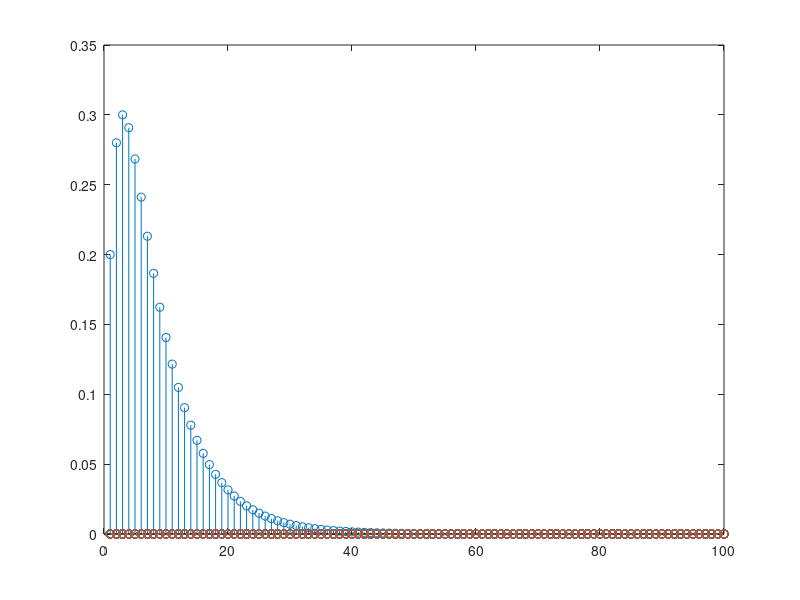

MATLAB code for this plot: (Note: this script raises an error after producing the figure.)
%a)
T = [0.8 0 0 0.3 0; 0.2 0.6 0 0.2 0; 0 0.3 1 0 0; 0 0.1 0 0.4 0; 0 0 0 0.1 1];

%b)
x0 = [1;0;0;0;0];
y = zeros(100);
x = 1:100;
for i = 1 : 100
    v = T^i * x0 ;
    y(i) = v(2,1);
end

stem(x,y);

%c)
x0 = [1;0;0;0;0];
y1 = zeros(100);
x1 = 1:100;
y2 = zeros(100);
for i = 1 : 100
    v = T^i * x0 ;  
    y1(i) = v(3,1);
    y2(i) = v(5,1);
end

nexttile
plot(x,y1)
title('Plot 1')

% Bottom plot
nexttile
plot(x,y2)
title('Plot 2')

%d)
Q = [0.8 0 0.3; 0.2 0.6 0.2; 0 0.1 0.4];

%e)
I = eye(3); %id
F = inv(I-Q); %numero médio de vizitas a esse estado antes da absorção

%f)
n1 = sum(F(:,1));
n2 = sum(F(:,2));
n4 = sum(F(:,3));

%g)
R = [0 0.3 0; 0 0 0.1];

B = R * F;

